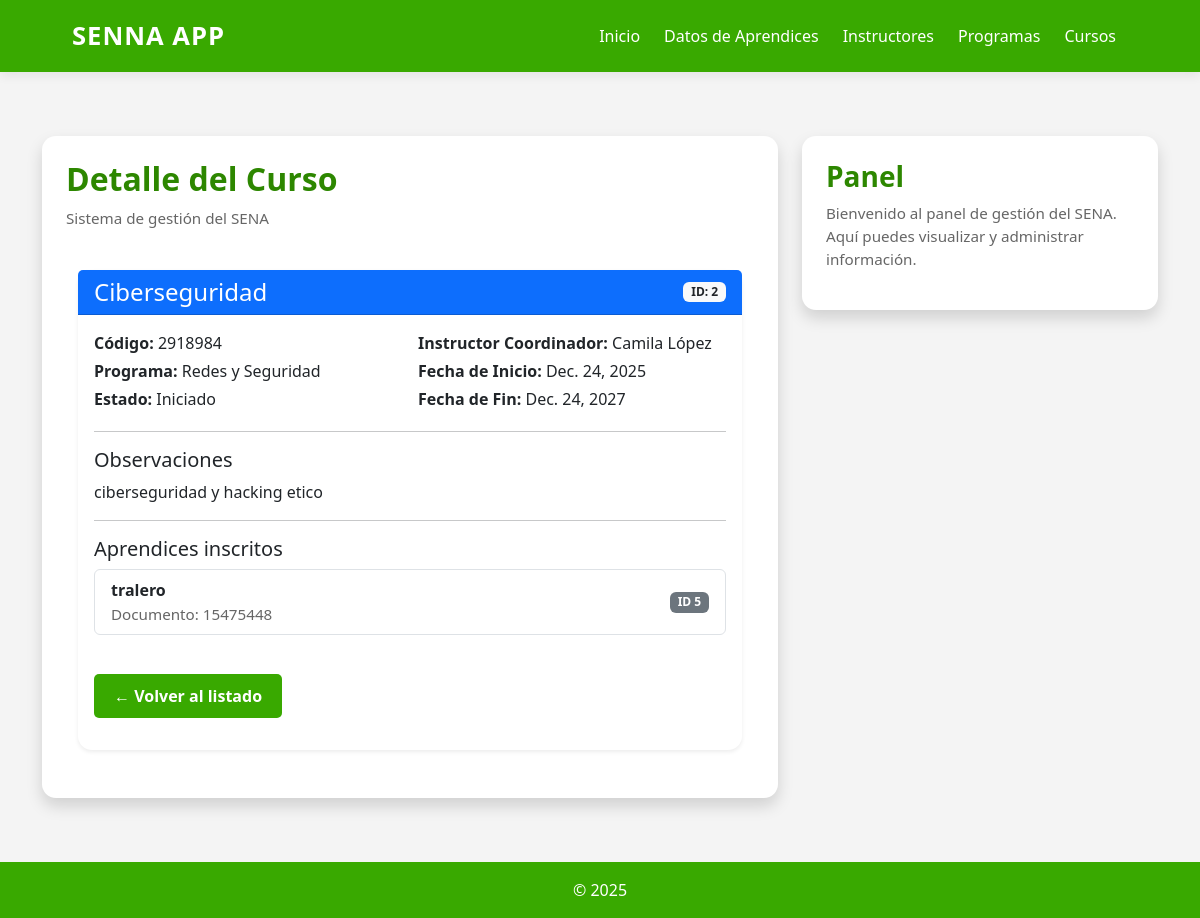
Page /cursos/2/ on the committed database.
### cursos/models.py (models this page shows, shortened)
class Curso(models.Model):
    ESTADO_CHOICES = [
        ('PRO', 'Programado'),
        ('INI', 'Iniciado'),
        ('EJE', 'En Ejecución'),
        ('FIN', 'Finalizado'),
        ('CAN', 'Cancelado'),
        ('SUS', 'Suspendido'),
    ]
    codigo = models.CharField(max_length=30,unique=True,verbose_name="Código del Curso")
    nombre = models.CharField(max_length=200, verbose_name="Nombre del Curso")
    programa = models.ForeignKey('programas.Programa', on_delete=models.CASCADE, verbose_name="Programa de Formación")
    instructor_coordinador = models.ForeignKey('instructores.Instructor', on_delete=models.CASCADE, related_name='cursos_coordinados', verbose_name="Instructor Coordinador")
    instructores = models.ManyToManyField('instructores.instructor', through='InstructorCurso', related_name='cursos_impartidos', verbose_name="Instructores")
    aprendices = models.ManyToManyField('aprendices.aprendiz', through='AprendizCurso', related_name='cursos', verbose_name="Aprendices")
    fecha_inicio = models.DateField(verbose_name="Fecha de Inicio")
    fecha_fin = models.DateField(verbose_name="Fecha de Finalización")
    horario = models.CharField(max_length=100, verbose_name="Horario")
    aula = models.CharField(max_length=50, verbose_name="Aula/Ambiente")
    cupos_maximos = models.PositiveIntegerField(verbose_name="Cupos Máximos")
    estado = models.CharField(max_length=3, choices=ESTADO_CHOICES, default='PRO', verbose_name="Estado del Curso")
    observaciones = models.TextField(blank=True, null=True, verbose_name="Observaciones")
    fecha_registro = models.DateTimeField(auto_now_add=True, verbose_name="Fecha de Registro")
    class Meta:
        verbose_name = "Curso"
        verbose_name_plural = "Cursos"
        ordering = ['-fecha_inicio']

### programas/models.py (models this page shows, shortened)
class Programa(models.Model):
    NIVEL_FORMACION_CHOICES = [
        ('AUX', 'Auxiliar'),
        ('OPE', 'Operario'),
        ('TEC', 'Técnico'),
        ('TGL', 'Tecnólogo'),
        ('ESP', 'Especialización Tecnológica'),
        ('COM', 'Complementario'),
    ]
    MODALIDAD_CHOICES = [
        ('PRE', 'Presencial'),
        ('VIR', 'Virtual'),
        ('MIX', 'Mixta'),
    ]
    ESTADO_CHOICES = [
        ('ACT', 'Activo'),
        ('INA', 'Inactivo'),
        ('SUS', 'Suspendido'),
        ('CAN', 'Cancelado'),
    ]
    codigo = models.CharField(max_length=20, unique=True, verbose_name="Código del Programa")
    nombre = models.CharField(max_length=200, verbose_name="Nombre del Programa")
    nivel_formacion = models.CharField(max_length=3, choices=NIVEL_FORMACION_CHOICES, verbose_name="Nivel de Formación")
    modalidad = models.CharField(max_length=3, choices=MODALIDAD_CHOICES, default='PRE', verbose_name="Modalidad")
    duracion_meses = models.PositiveIntegerField(verbose_name="Duración en Meses")
    duracion_horas = models.PositiveIntegerField(verbose_name="Duración en Horas")
    descripcion = models.TextField(verbose_name="Descripción del Programa")
    competencias = models.TextField(verbose_name="Competencias a Desarrollar")
    perfil_egreso = models.TextField(verbose_name="Perfil de Egreso")
    requisitos_ingreso = models.TextField(verbose_name="Requisitos de Ingreso")
    centro_formacion = models.CharField(max_length=200, verbose_name="Centro de Formación")
    regional = models.CharField(max_length=100, verbose_name="Regional")
    estado = models.CharField(max_length=3, choices=ESTADO_CHOICES, default='ACT', verbose_name="Estado")
    fecha_creacion = models.DateField(verbose_name="Fecha de Creación del Programa")
    fecha_registro = models.DateTimeField(auto_now_add=True, verbose_name="Fecha de Registro")
    class Meta:
        verbose_name = "Programa de Formación"
        verbose_name_plural = "Programas de Formación"
        ordering = ['nombre']

### instructores/models.py (models this page shows, shortened)
class instructor(models.Model):
    TIPO_DOCUMENTO_CHOICES = [
        ('CC', 'Cédula de Ciudadanía'),
        ('CE', 'Cédula de Extranjería'),
        ('TI', 'Tarjeta de Identidad'),
        ('PA', 'Pasaporte'),
    ]
    NIVEL_EDUCATIVO_CHOICES = [
        ('TEC', 'Tecnico'),
        ('TGL', 'Tecnólogo'),
        ('PRE', 'Pregrado'),
        ('ESP', 'Especialización'),
        ('MAE', 'Maestría'),
        ('DOC', 'Doctorado'),
    ]
    documento_identidad = models.CharField(max_length=20, unique=True)
    tipo_documento = models.CharField(max_length=3, choices=TIPO_DOCUMENTO_CHOICES, default='CC')
    nombre = models.CharField(max_length=100)
    apellido = models.CharField(max_length=100)
    especialidad = models.CharField(max_length=100)
    telefono = models.CharField(max_length=15)
    correo = models.EmailField(unique=True)
    fecha_nacimiento = models.DateField()
    ciudad = models.CharField(max_length=100)
    direccion = models.CharField(max_length=200)
    nivel_educativo = models.CharField(max_length=3, choices=NIVEL_EDUCATIVO_CHOICES, default='MAE')
    especialidad = models.CharField(max_length=100)
    años_experiencia = models.PositiveIntegerField()
    activo = models.BooleanField(default=True)
    fecha_vinculacion = models.DateField()
    fecha_registro = models.DateTimeField(auto_now_add=True)
    def nombre_completo(self):
        return f"{self.nombre} {self.apellido}"

### aprendices/models.py (models this page shows, shortened)
class aprendiz(models.Model):
    documento_identidad = models.CharField(max_length=11, unique=True)
    nombre = models.CharField(max_length=20)
    apellido = models.CharField(max_length=20)
    email = models.CharField(max_length=100)
    telefono = models.CharField(max_length=20)
    direccion = models.CharField(max_length=100)
    fecha_nacimiento = models.DateField(null=True)

### cursos/views.py (the view)
# urls.py: path('<int:codigo>/', views.detalle_curso, name='detalle_cursos'),
def detalle_curso(request, codigo):
    curso = Curso.objects.get(id=codigo)
    template = loader.get_template('detalle_cursos.html')
    context = {
        'curso': curso,
    }
    return HttpResponse(template.render(context, request))

### cursos/templates/detalle_cursos.html
{% extends "master.html" %}
{% load static %}
{% block page_title %}Detalle del Curso{% endblock %}
{% block content %}
<link href="{% static 'main.css' %}" rel="stylesheet">
<div class="container my-4">
    <div class="card shadow-sm">
        <div class="card-header bg-primary text-white">
            <div class="d-flex justify-content-between align-items-center">
                <h4 class="mb-0">{{ curso.nombre }}</h4>
                <span class="badge bg-light text-dark">ID: {{ curso.id }}</span>
            </div>
        </div>
        <div class="card-body">
            <div class="row g-3 mb-3">
                <div class="col-md-6">
                    <p class="mb-1"><strong>Código:</strong> {{ curso.codigo }}</p>
                    <p class="mb-1"><strong>Programa:</strong> {{ curso.programa.nombre }}</p>
                    <p class="mb-1"><strong>Estado:</strong> {{ curso.get_estado_display }}</p>
                </div>
                <div class="col-md-6">
                    <p class="mb-1"><strong>Instructor Coordinador:</strong> {{ curso.instructor_coordinador.nombre_completo }}</p>
                    <p class="mb-1"><strong>Fecha de Inicio:</strong> {{ curso.fecha_inicio }}</p>
                    <p class="mb-1"><strong>Fecha de Fin:</strong> {{ curso.fecha_fin }}</p>
                </div>
            </div>
            <hr>
            <div class="mb-3">
                <h5>Observaciones</h5>
                <p>{{ curso.observaciones|default:"Sin observaciones" }}</p>
            </div>
            <hr>
            <div class="mb-4">
                <h5>Aprendices inscritos</h5>
                {% if curso.aprendices.all %}
                    <ul class="list-group">
                        {% for a in curso.aprendices.all %}
                        <li class="list-group-item d-flex justify-content-between align-items-center">
                            <div>
                                <strong>{{ a.nombre }}</strong><br>
                                <small class="text-muted">Documento: {{ a.documento_identidad }}</small>
                            </div>
                            <span class="badge bg-secondary">ID {{ a.id }}</span>
                        </li>
                        {% endfor %}
                    </ul>
                {% else %}
                    <p class="text-muted">No hay aprendices registrados.</p>
                {% endif %}
            </div>
            <div class="mt-4 d-flex gap-2">
                    <a href="{% url 'lista_curso' %}" class="btn btn-outline-secondary mb-3">
        ← Volver al listado
    </a>
            </div>
        </div>
    </div>
</div>
{% endblock %}

### aprendices/static/main.css (style rules this page uses)
:root { --sena-verde: #39A900; --sena-verde-oscuro: #2d8700; --gris-fondo: #f4f4f4; --texto: #222; --sombra: 0 4px 10px rgba(0,0,0,0.07); --sombra-hover: 0 6px 16px rgba(0,0,0,0.12); }
body { margin: 0; padding: 0; font-family: "Segoe UI", Arial, sans-serif; background: var(--gris-fondo); color: var(--texto); }
* { transition: all 0.2s ease-in-out; }
.card { border: none; border-radius: 14px; box-shadow: var(--sombra); background: white; }
.text-muted { color: #666 !important; font-size: 0.95rem; }
.btn { display: inline-block; padding: 10px 20px; margin: 15px 0; background-color: var(--sena-verde); color: white; text-decoration: none; font-weight: bold; border-radius: 5px; transition: background-color 0.3s; cursor: pointer; border: none; }

### rows in the picture
Curso: nombre "Ciberseguridad", id "2", codigo "2918984", programa.nombre "Redes y Seguridad", estado "Iniciado", instructor_coordinador.nombre_completo "Camila López", fecha_inicio "Dec. 24, 2025", fecha_fin "Dec. 24, 2027", observaciones "ciberseguridad y hacking etico"
aprendiz: nombre "tralero", documento_identidad "15475448", id "5"
